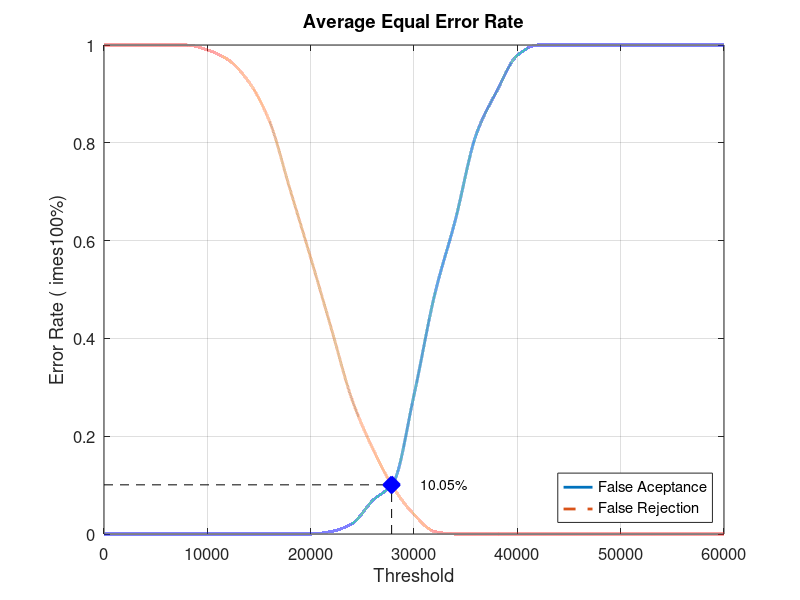
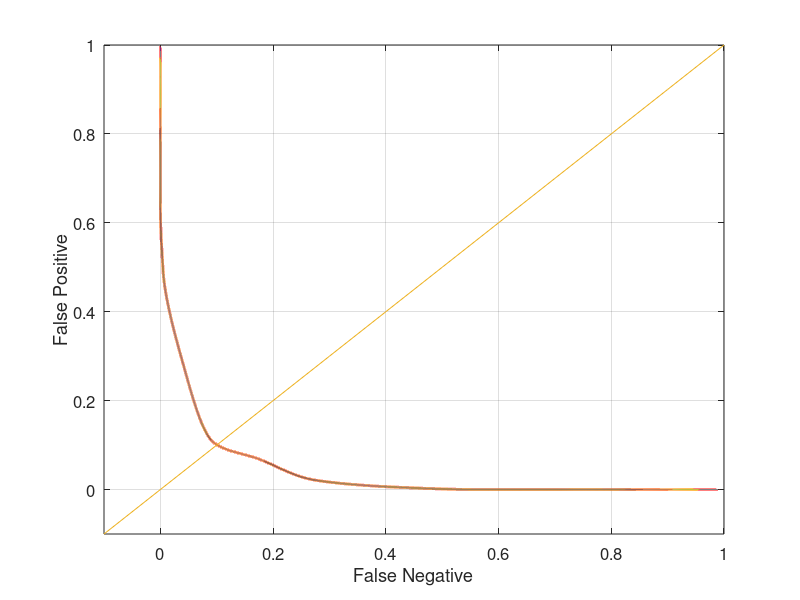

The MATLAB script that drew these images, in order:
close all;
clear;
clc;
x = 0:2000:60000;
xq = 0:0.5:60000;

y0 = [0 0 0 0 0 0 0 0 0 0 0 0.00526316 0.0210526 0.0684211 0.105263 0.284211 0.489474 0.642105 0.815789 0.905263 0.978947 1 1 1 1 1 1 1 1 1 1]
yy0 = interp1(x, y0, xq, 'pchip');
y1 = [1 1 1 1 1 0.99 0.97 0.925 0.845 0.705 0.565 0.42 0.275 0.175 0.095 0.04 0.005 0 0 0 0 0 0 0 0 0 0 0 0 0 0]
yy1 = interp1(x, y1, xq, 'pchip');

% Calculating EER: 
y2 = abs(y0 - y1);
find(y2 == min(y2))
yy2 = abs(yy0 - yy1);
xEER = find(yy2 == min(yy2));
xEERIndex = xq(xEER) % X-axis EER
yEER = yy0(xEER) % Y-axis EER

main = figure
plot(xq, yy0,'-','LineWidth', 2);	hold on
plot(xq, yy1,'--','LineWidth', 2);	hold on
plot([xEERIndex xEERIndex], [0 yEER], 'k--');	hold on
plot([0 xEERIndex], [yEER yEER], 'k--');	hold on
plot(xEERIndex, yEER, 'bx', 'LineWidth', 10);	hold on
text(xEERIndex + 10 * xEERIndex / 100, yEER, [num2str(round((10000 * yEER)) / 100) '%'])
legend('False Aceptance', 'False Rejection', 'Location', 'SouthEast')
xlabel('Threshold')
ylabel('Error Rate (	imes100%)')
title('Average Equal Error Rate')
set(gca, 'FontSize', 12)
axis([0 60000 0 1])
grid on

print(main, 'Database2_1Main', '-dpng');
FNRxFPR = figure('Color', [1 1 1]);
plot(yy1, yy0, '-', yy1, yy0, 'LineWidth', 2);
hold on
y = -0.1:0.1:1
plot(y, y); 
set(gca, 'FontSize', 12)
xlabel('False Negative')
ylabel('False Positive')
axis([-0.1 1 -0.1 1])
set(gca, 'FontSize', 12)
grid on

print(FNRxFPR, 'Database2_1FNRxFPR','-dpng');
